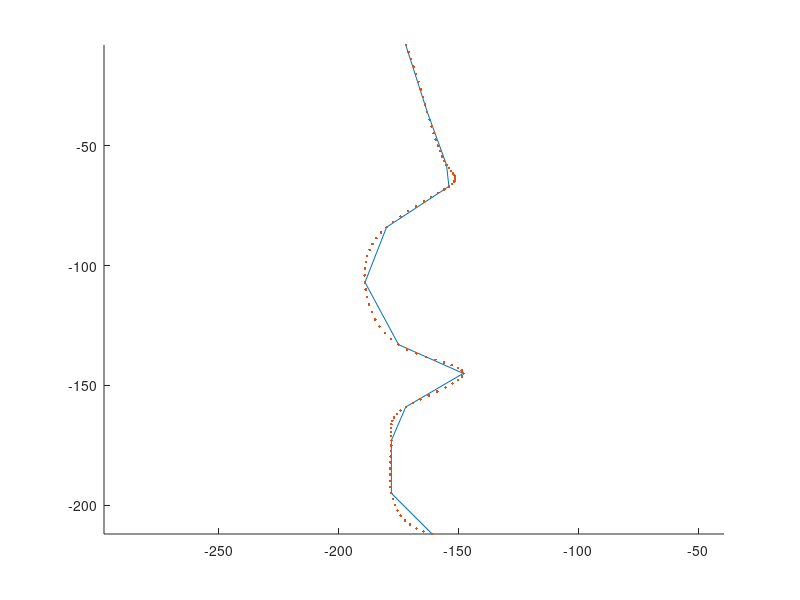
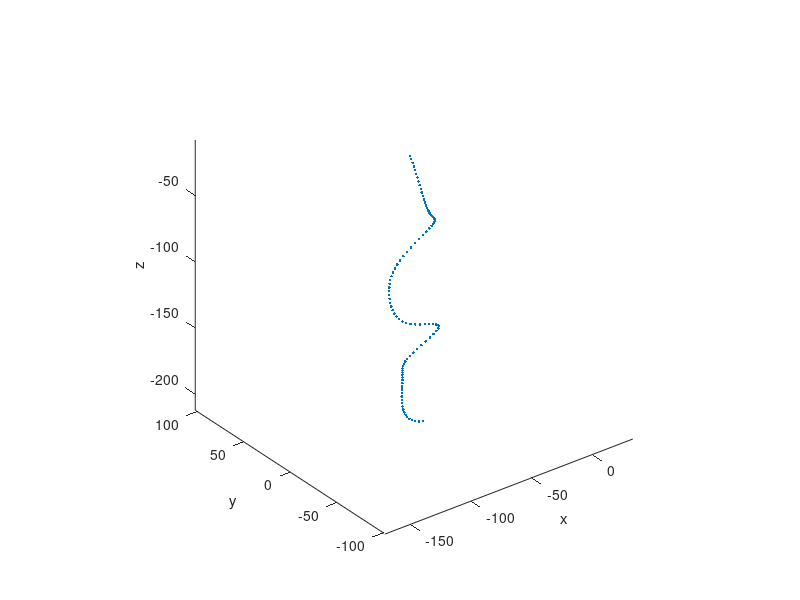

These figures' MATLAB source, in order: (Note: this script raises an error after producing the figures.)
format compact;
close all; clear; clc;
N = 100;
ncanes = 40;
maxTwist = 60;
angles = deg2rad(linspace(0,360,ncanes));
anglesTwist = deg2rad(linspace(0,maxTwist,N));

folder = '/home/andriani/Documents/Master_thesis/mitsuba3-util/canning/curves_files/5/';
pts = [172 8; 163 36; 155 58; 154 67; 180 84; 189 107; 175 133; 148 145; 172 159; 178 173; 178 195; 161 212]'; % mporw na parw tis sintetagmenes tou profil enos symmetrikou antikeimenou (px apo to paint) na ta valw edw kai tha mou ftiaksei to antikeimeno!!!
x_offset = 100;

pts = -pts;

xpts = interp1(1:size(pts,2),pts(1,:),linspace(1,size(pts,2),N),'spline');
ypts = interp1(1:size(pts,2),pts(2,:),linspace(1,size(pts,2),N),'spline');

pts3D = zeros(3,N);
pts3D(1,:) = xpts + x_offset;
pts3D(3,:) = ypts;

figure; hold on;
plot(pts(1,:),pts(2,:),'-');
plot(xpts,ypts,'.');
hold off; axis equal;

figure; 
plot3(pts3D(1,:),pts3D(2,:),pts3D(3,:),'.')
axis equal; view(3); rotate3d('on');
xlabel x; ylabel y; zlabel z;


pts4D = zeros(3,N,ncanes);
for i=1:ncanes
    local_pts = Rz(angles(i))*pts3D;
    pts4D(:,:,i) = local_pts;
end

figure; hold on
for i=1:ncanes
    plot3(pts4D(1,:,i),pts4D(2,:,i),pts4D(3,:,i),'.')    
end
hold off; view(3); rotate3d('on');
xlabel x; ylabel y; zlabel z;

pts4Dtwist = zeros(size(pts4D));
for i=1:N
    local_pts = Rz(anglesTwist(i))*squeeze(pts4D(:,i,:));
    pts4Dtwist(1,i,:) = local_pts(1,:);
    pts4Dtwist(2,i,:) = local_pts(2,:);
    pts4Dtwist(3,i,:) = local_pts(3,:);
%     figure; hold on;
%     plot3(squeeze(pts4D(1,i,:)),squeeze(pts4D(2,i,:)),squeeze(pts4D(3,i,:)),'.')
%     plot3(squeeze(pts4Dtwist(1,i,:)),squeeze(pts4Dtwist(2,i,:)),squeeze(pts4Dtwist(3,i,:)),'.')
%     view(3);
%     hold off; axis equal
end

figure; hold on
for i=1:ncanes
    plot3(pts4Dtwist(1,:,i),pts4Dtwist(2,:,i),pts4Dtwist(3,:,i),'-','Linewidth',2)    
end
hold off; view(3); rotate3d('on');
xlabel x; ylabel y; zlabel z;

fileID1 = fopen(strcat(folder,'curves_twist_1.txt'),'w');
fileID2 = fopen(strcat(folder,'curves_twist_2.txt'),'w');
%fileID3 = fopen('curves_files/2/curves_twist_3.txt','w');

for i=1:2:ncanes
    for j=1:100
        fprintf(fileID1,'%.4f %4f %4f 4\n',pts4Dtwist(1,j,i), pts4Dtwist(2,j,i), pts4Dtwist(3,j,i));
    end
    fprintf(fileID1,'\n');
end

for i=2:2:ncanes
    for j=1:100
        fprintf(fileID2,'%.4f %4f %4f 4\n',pts4Dtwist(1,j,i), pts4Dtwist(2,j,i), pts4Dtwist(3,j,i));
    end
    fprintf(fileID2,'\n');
end

%for i=2:2:ncanes
%    for j=1:100
%        fprintf(fileID3,'%.4f %4f %4f 0.03\n',pts4Dtwist(1,j,i), pts4Dtwist(2,j,i), pts4Dtwist(3,j,i));
%    end
%    fprintf(fileID3,'\n');
%end

fileIDinfo = fopen(strcat(folder,'info.txt'),'w');
fprintf(fileIDinfo,'x_offset=%d;\n',x_offset);
fprintf(fileIDinfo,'[');
for i=1:size(pts,2)
    fprintf(fileIDinfo,'%d %d; ',pts(1,i),pts(2,i));
end
fprintf(fileIDinfo,']');
